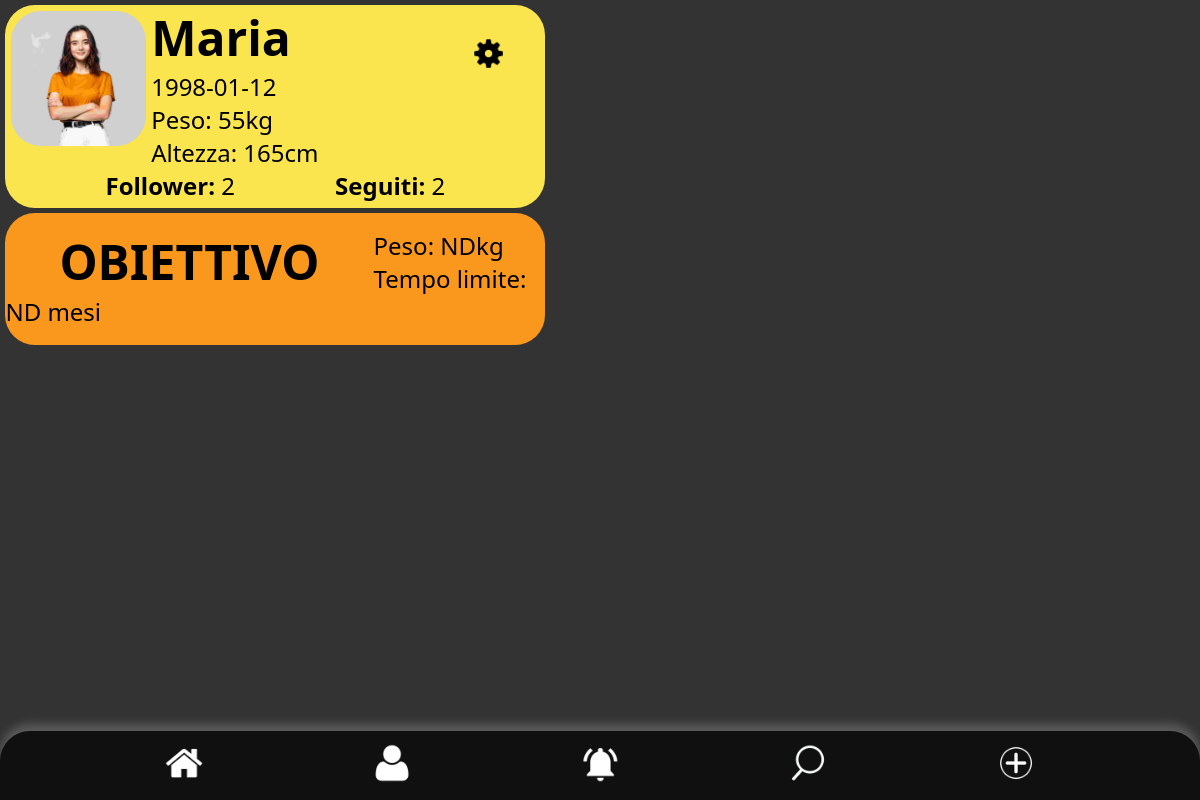
The page /profile-redirector.php (signed in) on the database its author committed.
### tables this page shows
CREATE TABLE `users` (
  `Username` varchar(20) NOT NULL,
  `Email` varchar(40) NOT NULL,
  `Password` varchar(20) NOT NULL,
  `Birthday` date NOT NULL,
  `Height` float NOT NULL,
  `Weight` float NOT NULL,
  `Photo` varchar(100) NOT NULL,
  `WeightTarget` float DEFAULT NULL,
  `Time` int(11) DEFAULT NULL
);

### profile-redirector.php (called while the page is built, shortened)
<?php
require_once 'bootstrap.php';
$templateParams["titolo"] = "WeFit - Profilo Personale";
$templateParams["nome"] = "profile.php";
$templateParams["css"] = array("dark-background", "navbar", "post", "profile");
$templateParams["js"] = array("https://unpkg.com/axios/dist/axios.min.js","js/search.js","js/post.js");
$templateParams["profile"] = array("username" => $_SESSION["username"]);
$templateParams["profile"] = array_merge($templateParams["profile"], array("birthday" => $dbh->getUserInfo($_SESSION["username"])[0]["Birthday"]));
$templateParams["profile"] = array_merge($templateParams["profile"], array("weight" => $dbh->getUserInfo($_SESSION["username"])[0]["Weight"]));
$templateParams["profile"] = array_merge($templateParams["profile"], array("height" => $dbh->getUserInfo($_SESSION["username"])[0]["Height"]));
$templateParams["profile"] = array_merge($templateParams["profile"], array("numFollower" => count($dbh->getFollowers($_SESSION["username"]))));
$templateParams["profile"] = array_merge($templateParams["profile"], array("numFollowed" => count($dbh->getFollowed($_SESSION["username"]))));
$tmp = array("weightTarget" => $dbh->getUserInfo($_SESSION["username"])[0]["WeightTarget"]);
if ($tmp["weightTarget"] === null) {
    $templateParams["profile"] = array_merge($templateParams["profile"], array("weightTarget" => "ND"));
    $templateParams["profile"] = array_merge($templateParams["profile"], array("time" => "ND"));
} else {
    $templateParams["profile"] = array_merge($templateParams["profile"], $tmp);
    $templateParams["profile"] = array_merge($templateParams["profile"], array("time" => $dbh->getUserInfo($_SESSION["username"])[0]["Time"]));
}
$templateParams["profile"] = array_merge($templateParams["profile"], array("profilePic" => $dbh->getUserInfo($_SESSION["username"])[0]["Photo"]));
$navbarVisible = true;
$isPersonalP = true;
require 'template/base.php';
?>

### db/database.php (called while the page is built, shortened)
<?php
    class DatabaseHelper{
        private $db;
        public function __construct($servername, $username, $password, $dbname){
            $this->db = new mysqli($servername, $username, $password, $dbname);
        }
		public function getUserInfo($username) {
			$query = "SELECT * FROM users WHERE Username = ?";
			$stmt = $this->db->prepare($query);
			$stmt->bind_param('s',$username);
			$stmt->execute();
			$result = $stmt->get_result();
			return $result->fetch_all(MYSQLI_ASSOC);
		}
		public function getFollowed($follower) {
			$query = "SELECT User2 FROM `followed` WHERE `User1`=?";
			$stmt = $this->db->prepare($query);
			$stmt->bind_param('s', $follower);
			$stmt->execute();
			$result = $stmt->get_result();
			return $result->fetch_all(MYSQLI_ASSOC);
		}
		public function getFollowers($follower) {
			$query = "SELECT User2 FROM `followers` WHERE `User1`=?";
			$stmt = $this->db->prepare($query);
			$stmt->bind_param('s', $follower);
			$stmt->execute();
			$result = $stmt->get_result();
			return $result->fetch_all(MYSQLI_ASSOC);
		}
    }
?>

### bootstrap.php (called while the page is built, shortened)
<?php
require_once("db/database.php");
$dbh = new DatabaseHelper("localhost", "root", "", "wefitdb", 3306);
?>

### template/profile.php (the view, shortened to what this page needs)
<div id="badgeContainer">
	<header id="badge">
		<img src="./upload/<?php echo $templateParams["profile"]["profilePic"]?>" alt="profile picture"/>
		<div id="dati">
			<h1><?php echo $templateParams["profile"]["username"];?></h1>
			<p><?php echo $templateParams["profile"]["birthday"];?></p>
			<p>Peso: <?php echo $templateParams["profile"]["weight"];?>kg</p>
			<p>Altezza: <?php echo $templateParams["profile"]["height"];?>cm</p>
		</div>
		<?php if(isset($isPersonalP) && $isPersonalP == true): ?>
			<a href="settings-redirector.php"><img src="./upload/icons/Options-icon.png" alt="impostazioni del profilo"></a>
		<?php elseif(isset($isPersonalP) && $isPersonalP == false && !$templateParams["profile"]["friend"]): ?>
			<a id="btnFollow" href="#" onclick="follow();"><img class="nav-icon" src="./upload/icons/Follow-icon.png"/></a>
		<?php else: ?>
			<a id="btnFollow" href="#" onclick="unfollow();"><img class="nav-icon" src="./upload/icons/Followed-icon.png"/></a>
		<?php endif; ?>
		<div id="link">
			<a href="follower-redirector.php">Follower: <label><?php echo $templateParams["profile"]["numFollower"];?></label></a>
			<a href="followed-redirector.php">Seguiti: <label><?php echo $templateParams["profile"]["numFollowed"];?></label></a>
		</div>
	</header>
	<section id="obiettivo">
		<h1>Obiettivo</h1>
		<p>Peso: <?php echo $templateParams["profile"]["weightTarget"];?>kg</p>
		<p>Tempo limite: <?php echo $templateParams["profile"]["time"];?> mesi</p>
	</section>
</div>

### template/base.php (shortened to what this page needs)
<!DOCTYPE html>
<html lang="it">
    <head>
        <?php
		if(isset($templateParams["css"])):
			foreach($templateParams["css"] as $style):
		?>
			<link rel="stylesheet" type="text/css" href="./css/<?php echo $style; ?>.css"/>
		<?php
			endforeach;
		endif;
		?>
    </head>
    <body>
        <main>
            <?php
                if(isset($templateParams["nome"])) {
                    require($templateParams["nome"]);
                }
            ?>
        </main>
		<?php
			if(isset($navbarVisible) && $navbarVisible):
		?>
		<nav>
			<ul>
				<li><a href="home-redirector.php"><img class="nav-icon" src="./upload/icons/Home-icon.png"/></a></li>
				<li><a href="profile-redirector.php"><img class="nav-icon" src="./upload/icons/User-icon.png"/></a></li>
				<li><a href="notifications-redirector.php"><img class="nav-icon" src="./upload/icons/Notifications-icon.png"/></a></li>
				<li><a href="#" onCLick="openSearch()"><img class="nav-icon" src="./upload/icons/Search-icon.png"/></a></li>
				<li><a href="create-post-redirector.php"><img class="nav-icon" src="./upload/icons/Create-icon.png"/></a></li>
			</ul>
		</nav>
		<?php endif; ?>
    </body>
</html>

### css/dark-background.css (style rules this page uses)
* { margin: 0; padding: 0; border-radius: 20px; }
body { background-color: #333333; font-family: 'Segoe UI', Tahoma, Geneva, Verdana, sans-serif; }

### css/navbar.css (style rules this page uses)
nav { width: 100%; position: fixed; bottom: 0; }
nav ul { display: flex; align-items: center; justify-content: space-evenly; background-color: #101010; box-shadow: 0px -7px 10px rgba(255, 255, 255, 0.2); border-radius: 30px 30px 0px 0px; padding: 0.5vh; }
nav ul li { list-style-type: none; }
nav ul li a { text-decoration: none; color: black; border-radius: 100px; width: fit-content; }
.nav-icon { width: 5vh; padding: 1vh; }

### css/profile.css (style rules this page uses)
#badge > a { position: absolute; left: 85%; min-width: 20px; width: 8%; padding: 1%; }
#badge > a img { border-radius: 100px; padding: 5%; margin: 0; width: 100%; }
#badgeContainer { top: 0; background-color: #333333; position: fixed; }
#badge { background-color: #FAE54E; border-radius: 30px; padding-bottom: 1%; }
#badge img { margin: 1%; border-radius: 30px; float: left; }
#badge a { text-decoration: none; color: black; font-weight: bold; }
#badge a label { font-weight: normal; }
#dati { float: left; width: 65%; }
#link { display: block; clear: both; display: flex; align-items: center; justify-content: space-evenly; }
#obiettivo { background-color: #FA981D; border-radius: 30px; }
#obiettivo h1 { text-transform: uppercase; float: left; font-weight: bold; font-size: 300%; }
@media (orientation: landscape) { #badge > a { top: 3%; } }
@media (orientation: landscape) { #badgeContainer { width: 45%; height: 100vh; float: left; } }
@media (orientation: landscape) { #badge { font-size: 18pt; width: 100%; margin: 1%; } }
@media (orientation: landscape) { #badge img { width: 25%; } }
@media (orientation: landscape) { #obiettivo { margin: 1%; padding: 3% 0%; width: 100%; } }
@media (orientation: landscape) { #obiettivo h1 { padding: 0% 10%; } }
@media (orientation: landscape) { #obiettivo p { font-size: 150%; } }

### rows shown on the page
users: Photo (picture), Username "Maria", Birthday "1998-01-12", Weight "55", Height "165"

### other values the page prints
$templateParams["profile"]["numFollower"] "2"
$templateParams["profile"]["numFollowed"] "2"
$templateParams["profile"]["weightTarget"] "ND"
$templateParams["profile"]["time"] "ND"
